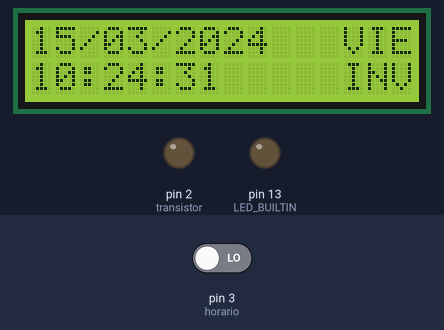
Bench run of a sketch on a simulated Arduino Uno, built with avr-gcc and run on an emulated ATmega328P. Parts: 16×2 character LCD, output pins drawn as LEDs (lit = HIGH). The test bench sets the inputs (shaded band); at power-on: pin 3 (horario) LOW. The local clock reads 2024-03-15 10:24:30 at power-on unless the sketch sets it.

Above: at 1.2 s.
1.3 s: pin 3 (horario) driven HIGH
At 2.8 s:
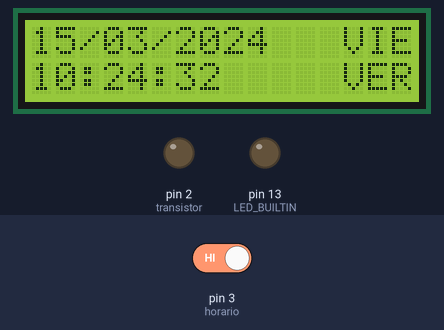
4.3 s: pin 3 (horario) driven LOW
At 5.7 s:
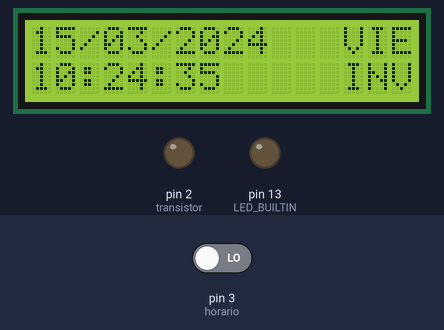
6.5 s: pin 3 (horario) driven HIGH
At 7.3 s:
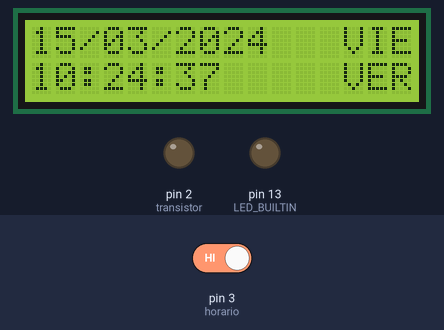
Timing chart, 0 to 9.5 s (numbered marks = the images above; inputs shaded):
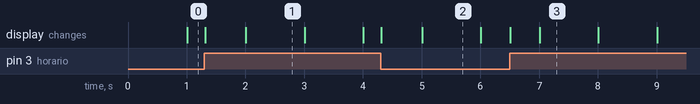

Measured:
- after the input at 1.3 s, the display: first changes at once (image 1 shows a later state)
- after the input at 4.3 s, the display: first changes at once (image 2 shows a later state)
- after the input at 6.5 s, the display: first changes at once (image 3 shows a later state)
- what the display in image 1 shows lasts 1.0 s, from 2.0 s to 3.0 s

The sketch:

timbre.ino
```cpp
/***************************************************
 * Programa para automatizar el timbre que marca   *
 * el inicio y fin de cada periodo de secundaria   *
 * en Colegio Americano del Pacifico               *
 ***************************************************
 * Autor: M en C Luis Enrique Ramos Maldonado      *
 ***************************************************/
/* Circuito y codigo pueden ser vistos/descargados en:
 *  https://github.com/ramosluis/Timbre-CAP
 */

// Importar funciones de fecha y hora para el DS1307 conectado via I2C
#include <Wire.h>
#include "RTClib.h"
#include <Time.h>
#include <LiquidCrystal.h>

// Definir pines de entrada y salida
#define horario 3  // switch para cambiar entre horario de verano e invierno
#define transistor 2  // transistor que hace que conmute el relevador que activa el timbre
#define boton_manual   // boton para activar el timbre manualmente

RTC_DS1307 rtc;  // Objeto de RTC para leer la fecha y hora

// Inicializar la libreria LCD con los pines de interfaz definidos anteriormente
LiquidCrystal lcd(9, 8, 7, 6, 5, 4);

int segundo, minuto, hora, dia;

void setup ()
{
  pinMode(LED_BUILTIN, OUTPUT);
  pinMode(transistor, OUTPUT);
  pinMode(horario, INPUT);

  // Definir el numbero de filas y columnas del LCD:
  lcd.begin(16, 2);

  // Debugging
  Serial.begin(57600);
  if (! rtc.begin()) {
    lcd.setCursor(0,0);
    lcd.print("No RTC found!");
    Serial.println("Couldn't find RTC");
    while (1);
  }

  // Mas debugging
  if (! rtc.isrunning()) {
    lcd.clear();
    lcd.print("RTC NOT running");
    Serial.println("RTC is NOT running!");
    // las siguientes lineas ajustan el RTC a la fecha y hora que el codigo
    // es compilado, corre solo en caso de que no este corriendo
    // rtc.adjust(DateTime(F(__DATE__), F(__TIME__)));

    // Esta linea ajusta el RTC a una fecha y hora explicitas, util para
    // deubugging
    // rtc.adjust(DateTime(2016, 10, 21, 20, 39, 0));
  }
  // Descomentar y ajustar el siguiente comando para recalibrar rtc
  // no se recomienda a menos que sepan que estan haciendo, mejor usar las
  // funciones en el bloque de arriba
  // rtc.adjust(DateTime(F(__DATE__), F(__TIME__)));
  // rtc.adjust(DateTime(2017, 1, 13, 6, 59, 59));
  lcd.clear();
}

void loop ()
{
  // si el switch esta encendido, se usa el horario de verano
  if (digitalRead(horario) == HIGH)
  {
    DateTime now = rtc.now();
    lcd.setCursor(0,0);
    // si el dia, mes, hora o segundo estan en un solo digito, ie < 10
    // agregamos un cero antes de ese digito para mantener consistente
    // la salida a la pantalla LCD

    // imprimir fecha en formato dia/mes/anio
    if (now.day() < 10)
      lcd.print("0");
    lcd.print(now.day());
    lcd.print("/");
    if (now.month() < 10)
      lcd.print("0");
    lcd.print(now.month());
    lcd.print("/");
    lcd.print(now.year());
    lcd.setCursor(13,0);

    // imprimir dia de la semana
    dia = now.dayOfTheWeek();
    if (dia == 1)
      lcd.print("LUN");
    if (dia == 2)
      lcd.print("MAR");
    if (dia == 3)
      lcd.print("MIE");
    if (dia == 4)
      lcd.print("JUE");
    if (dia == 5)
      lcd.print("VIE");
    if (dia == 6)
      lcd.print("SAB");
    if (dia == 0)
      lcd.print("DOM");


    // imprimir hora
    lcd.setCursor(0,1);
    if (now.hour() < 10)
      lcd.print("0");
    lcd.print(now.hour());
    lcd.print(":");
    if (now.minute() < 10)
      lcd.print("0");
    lcd.print(now.minute());
    lcd.print(":");
    if (now.second() < 10)
      lcd.print("0");
    lcd.print(now.second());
    lcd.setCursor(13,1);
    // imprimir que se esta usando el horario de verano
    lcd.print("VER");

    hora = now.hour();
    minuto = now.minute();
    segundo = now.second();

    // encender y apagar alarma dependiendo del horario o si se presiona un boton
    if ( (dia >= 1 && dia <= 5) && (segundo == 0) &&
		( (hora == 7 && (minuto == 0 || minuto == 50)) ||
		(hora == 8 && minuto == 40) ||
		(hora == 9 && (minuto == 30 || minuto == 45)) ||
		(hora == 10 && minuto == 35) ||
		(hora == 11 && minuto == 20) ||
		(hora == 12 && (minuto == 10 || minuto == 25)) ||
		(hora == 13 && minuto == 15) ||
		(hora == 14 && (minuto == 0 || minuto == 50)) ||
		(hora == 15 && minuto == 10) ) )
    {
      digitalWrite(LED_BUILTIN, HIGH);
      digitalWrite(transistor, HIGH);
    }
    if (segundo == 5) // la alarma suena por 5 segundos
    {
      digitalWrite(LED_BUILTIN, LOW);
      digitalWrite(transistor, LOW);
    }
    Serial.println();
  }
  else // si es invierno, solo cambian las horas en que suena el timbre
  {
    DateTime now = rtc.now();
    lcd.setCursor(0,0);

    // imprimir fecha en formato dia/mes/anio
    if (now.day() < 10)
      lcd.print("0");
    lcd.print(now.day());
    lcd.print("/");
    if (now.month() < 10)
      lcd.print("0");
    lcd.print(now.month());
    lcd.print("/");
    lcd.print(now.year());
    lcd.setCursor(13,0);

    // imprimir dia de la semana
    dia = now.dayOfTheWeek();
    if (dia == 1)
      lcd.print("LUN");
    if (dia == 2)
      lcd.print("MAR");
    if (dia == 3)
      lcd.print("MIE");
    if (dia == 4)
      lcd.print("JUE");
    if (dia == 5)
      lcd.print("VIE");
    if (dia == 6)
      lcd.print("SAB");
    if (dia == 0)
      lcd.print("DOM");

    lcd.setCursor(0,1);
    if (now.hour() < 10)
      lcd.print("0");
    lcd.print(now.hour());
    lcd.print(":");
    if (now.minute() < 10)
      lcd.print("0");
    lcd.print(now.minute());
    lcd.print(":");
    if (now.second() < 10)
      lcd.print("0");
    lcd.print(now.second());
    lcd.setCursor(13,1);
    lcd.print("INV");

    hora = now.hour();
    minuto = now.minute();
    segundo = now.second();

    // encender y apagar alarma de acuerdo al horario de invierno
    if ( (dia >= 1 && dia <= 5) && (segundo == 0) &&
		( (hora == 7 && minuto == 30) ||
		(hora == 8 && minuto == 15) ||
		(hora == 9 && (minuto == 0 || minuto == 45)) ||
		(hora == 10 && (minuto == 0 || minuto == 40)) ||
		(hora == 11 && minuto == 25) ||
		(hora == 12 && (minuto == 10 || minuto == 25)) ||
		(hora == 13 && minuto == 15) ||
		(hora == 14 && (minuto == 0 || minuto == 50)) ||
		(hora == 15 && minuto == 10) ) )
    {
      digitalWrite(LED_BUILTIN, HIGH);
      digitalWrite(transistor, HIGH);
    }
    if (segundo == 5)
    {
      digitalWrite(LED_BUILTIN, LOW);
      digitalWrite(transistor, LOW);
    }
    Serial.println();
  }
}
```
